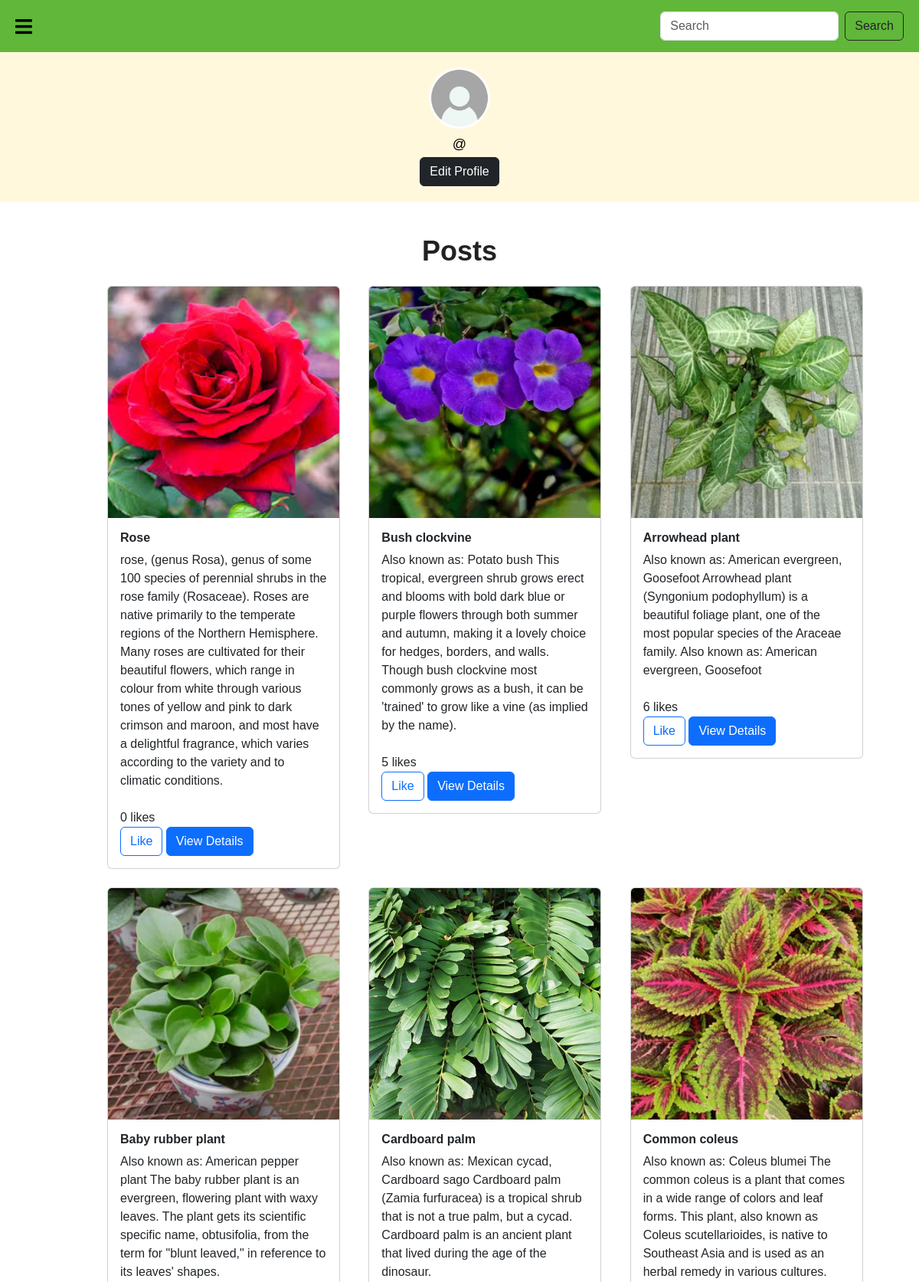
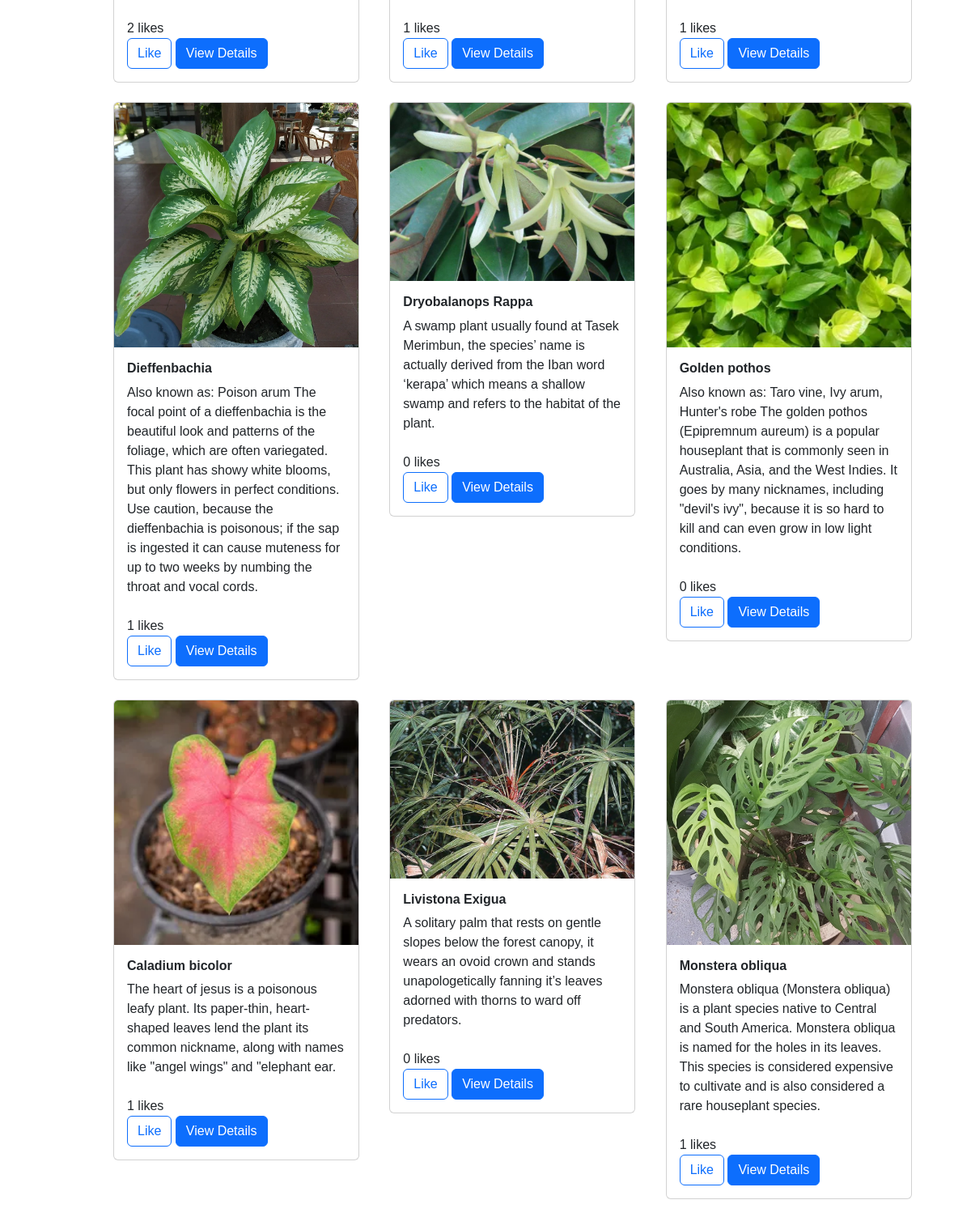
/profile (upper part), run on the app's committed database (2 pictures, top to bottom).
### greenoasis/models.py (models this page shows, shortened)
class Image(models.Model):
    title=models.CharField(max_length=255)
    description=models.TextField(blank=True)
    tags=models.TextField()
    image=models.ImageField(upload_to="pic/%y/")
    like_count = models.IntegerField(default=0)
    liked_by = models.ManyToManyField(User, related_name='liked_post', blank=True)
    class Meta :
        ordering=('-id',)
    def get_absolute_url(self):
        return reverse('detail_view', args=[self.id])

### greenoasis/views.py (the view)
# urls.py: path('profile', views.profile, name='profile'),
def profile(request):
     objects = Image.objects.all()
     return render(request, 'profile.html',{'image':objects})

### greenoasis/templates/profile.html (shortened to what this page needs)
{% load static %}
<!DOCTYPE html>
<html lang="en">
<head>
    <link href="https://cdnjs.cloudflare.com/ajax/libs/font-awesome/5.15.3/css/all.min.css" rel="stylesheet"/>
    <link href="https://cdn.jsdelivr.net/npm/bootstrap@5.3.3/dist/css/bootstrap.min.css" rel="stylesheet">
    <script src="https://cdn.tailwindcss.com"></script>
</head>
<body>
    <div id="main">
        <div class="header">
            <i class="fas fa-bars" onclick="openNav()"></i>
            <form action="{% url 'search' %}" class="d-flex" role="search" method="GET">
                <input name = "search" class="form-control me-2" type="search" placeholder="Search" aria-label="Search">
                <button class="btn btn-outline-dark"  type="submit">Search</button>
              </form>
        </div>
    <div class="profile">
        <img src="{% static 'image/profile.jpg' %}" alt="Profile picture of Jacob West">
        <h2>@{{ user.username }}</h2>
            <a class = "btn btn-dark" href="{% url 'editprofile' %}" >Edit Profile</a>
    </div>
    <h1 class="text-center" style=" font-weight: bold; font-size: 36px; color: var(--text-color);"><br>Posts</h1>
        <div class="container mt-4">
            {% for x in image %}
            {% if forloop.first %}
            <div class="row gp-4">
                {% endif %}
                <div class="col-lg-4 col-md-6 col-12 mb-4">
                    <div class="card ml-10" style="width: 19rem;">
                <img src="{{x.image.url}}" class="card-img-top" alt="{{x.image.url}}">
                <div class="card-body">
                <h5 class="card-title" style=" font-weight: bold;">{{x.title}}</h5>
                <p class="card-text">{{x.description}}</p>
                <br>
                <p><span id="like-count-{{ x.id }}">{{ x.like_count }}</span> likes</p>
                <button class="btn btn-outline-primary like-button" data-id="{{ x.id }}">
                    {% if user in x.liked_by.all %}
                        Unlike
                    {% else %}
                        Like
                    {% endif %}
                </button>
                <a href="{{x.get_absolute_url}}" class="btn btn-primary">View Details</a>
            </div>
          </div>
        </div>
        {% if forloop.counter|divisibleby:3 %}
        </div> <div class="row gp-4"> {% endif %} {% if forloop.last %} </div> {% endif %}
          {% endfor %}
        </div>
    </div>
    <br><br>
</body>
</html>

### greenoasis/templates/profile.html (style rules this page uses)
:root { --bg-color: white; --text-color: #222; --header-color: #61b739; --sidebar-color: #61b739; }
body { margin: 0; font-family: Arial, sans-serif; background-color: var(--bg-color); color: var(--text-color); }
.header { background-color: var(--header-color); padding: 15px 20px; display: flex; justify-content: space-between; align-items: center; }
.header i { font-size: 25px; color: #000; cursor: pointer; }
.profile { background-color: #FFF8DC; padding: 20px; text-align: center; }
.profile img { border-radius: 50%; width: 80px; height: 80px; display: block; margin: 0 auto; }
.profile h2 { margin: 10px 0 5px; font-size: 18px; color: #000; }

### data on the page
Image: image (picture), title "Rose", description "rose, (genus Rosa), genus of some 100 species of perennial shrubs in the rose family (Rosaceae). Roses are native primarily to the temperate regions of the Northern Hemisphere. Many roses are cultivated for their beautiful flowers, which range in colour from white through various tones of yellow and pink to dark crimson and maroon, and most have a delightful fragrance, which varies according to the variety and to climatic conditions.", like_count "0", shows "Like"
Image: image (picture), title "Bush clockvine", description "Also known as: Potato bush This tropical, evergreen shrub grows erect and blooms with bold dark blue or purple flowers through both summer and autumn, making it a lovely choice for hedges, borders, and walls. Though bush clockvine most commonly grows as a bush, it can be 'trained' to grow like a vine (as implied by the name).", like_count "5", shows "Like"
Image: image (picture), title "Arrowhead plant", description "Also known as: American evergreen, Goosefoot Arrowhead plant (Syngonium podophyllum) is a beautiful foliage plant, one of the most popular species of the Araceae family. Also known as: American evergreen, Goosefoot", like_count "6", shows "Like"
Image: image (picture), title "Baby rubber plant", description "Also known as: American pepper plant The baby rubber plant is an evergreen, flowering plant with waxy leaves. The plant gets its scientific specific name, obtusifolia, from the term for \"blunt leaved,\" in reference to its leaves' shapes.", like_count "2", shows "Like"
Image: image (picture), title "Cardboard palm", description "Also known as: Mexican cycad, Cardboard sago Cardboard palm (Zamia furfuracea) is a tropical shrub that is not a true palm, but a cycad. Cardboard palm is an ancient plant that lived during the age of the dinosaur.", like_count "1", shows "Like"
Image: image (picture), title "Common coleus", description "Also known as: Coleus blumei The common coleus is a plant that comes in a wide range of colors and leaf forms. This plant, also known as Coleus scutellarioides, is native to Southeast Asia and is used as an herbal remedy in various cultures.", like_count "1", shows "Like"
Image: image (picture), title "Dieffenbachia", description "Also known as: Poison arum The focal point of a dieffenbachia is the beautiful look and patterns of the foliage, which are often variegated. This plant has showy white blooms, but only flowers in perfect conditions. Use caution, because the dieffenbachia is poisonous; if the sap is ingested it can cause muteness for up to two weeks by numbing the throat and vocal cords.", like_count "1", shows "Like"
Image: image (picture), title "Dryobalanops Rappa", description "A swamp plant usually found at Tasek Merimbun, the species’ name is actually derived from the Iban word ‘kerapa’ which means a shallow swamp and refers to the habitat of the plant.", like_count "0", shows "Like"
Image: image (picture), title "Golden pothos", description "Also known as: Taro vine, Ivy arum, Hunter's robe The golden pothos (Epipremnum aureum) is a popular houseplant that is commonly seen in Australia, Asia, and the West Indies. It goes by many nicknames, including \"devil's ivy\", because it is so hard to kill and can even grow in low light conditions.", like_count "0", shows "Like"
Image: image (picture), title "Caladium bicolor", description "The heart of jesus is a poisonous leafy plant. Its paper-thin, heart-shaped leaves lend the plant its common nickname, along with names like \"angel wings\" and \"elephant ear.", like_count "1", shows "Like"
Image: image (picture), title "Livistona Exigua", description "A solitary palm that rests on gentle slopes below the forest canopy, it wears an ovoid crown and stands unapologetically fanning it’s leaves adorned with thorns to ward off predators.", like_count "0", shows "Like"
Image: image (picture), title "Monstera obliqua", description "Monstera obliqua (Monstera obliqua) is a plant species native to Central and South America. Monstera obliqua is named for the holes in its leaves. This species is considered expensive to cultivate and is also considered a rare houseplant species.", like_count "1", shows "Like"
